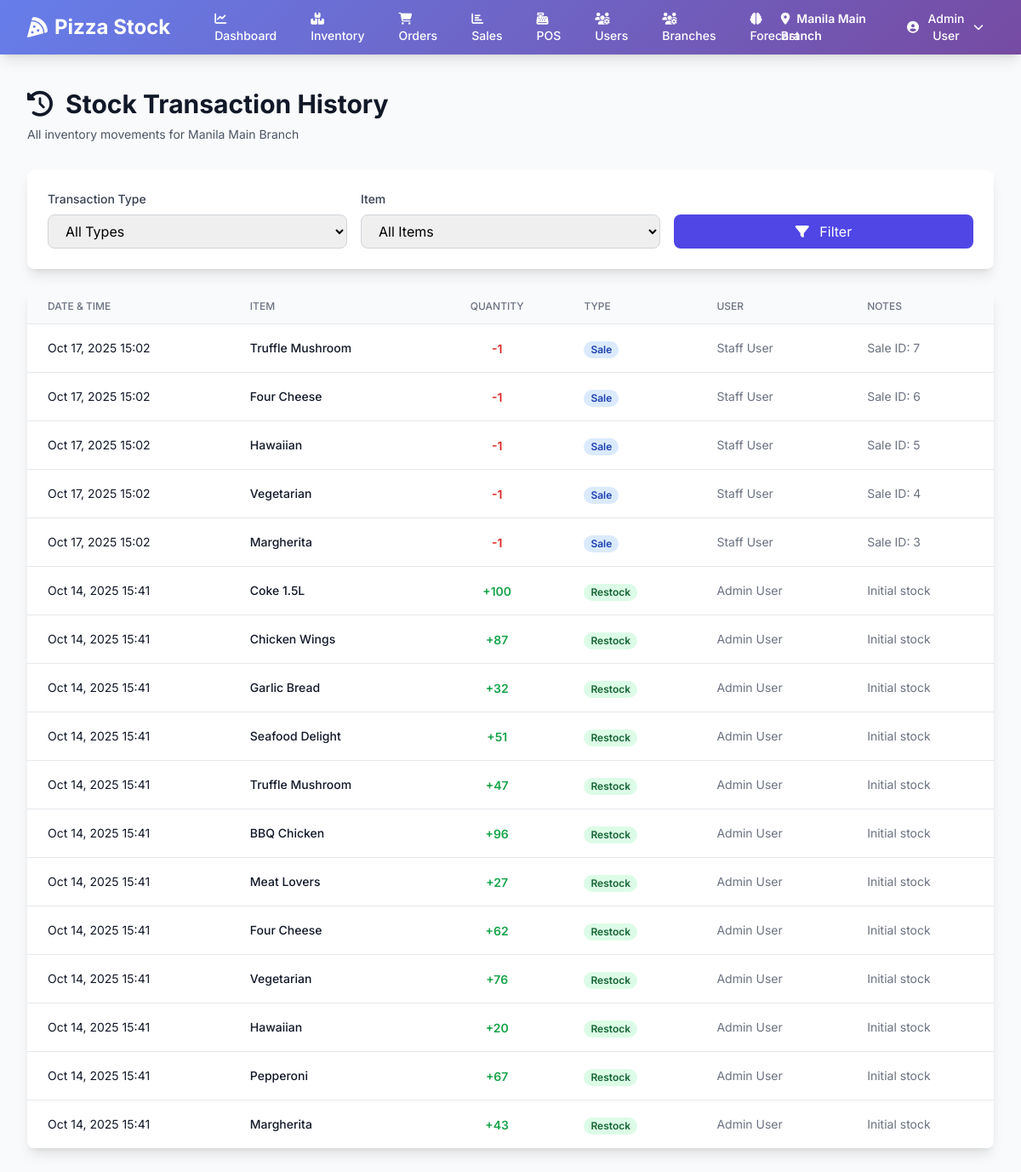
/inventory/transactions/ (signed in), run on the app's committed database.
### inventory/models.py (models this page shows, shortened)
class Branch(models.Model):
    name = models.CharField(max_length=100)
    code = models.CharField(max_length=20, unique=True)
    address = models.TextField()
    phone = models.CharField(max_length=20)
    is_active = models.BooleanField(default=True)
    qr_code = models.ImageField(upload_to='qr_codes/', blank=True, null=True)
    created_at = models.DateTimeField(auto_now_add=True)
    class Meta:
        ordering = ['name']
        verbose_name_plural = 'Branches'

class StockTransaction(models.Model):
    TRANSACTION_TYPES = [
        ('restock', 'Restock'),
        ('sale', 'Sale'),
        ('transfer', 'Transfer'),
        ('waste', 'Waste'),
        ('adjustment', 'Adjustment'),
    ]
    branch = models.ForeignKey(Branch, on_delete=models.CASCADE, related_name='transactions')
    sku = models.ForeignKey(SKU, on_delete=models.CASCADE, related_name='transactions')
    quantity = models.IntegerField()  # Can be negative for deductions
    transaction_type = models.CharField(max_length=20, choices=TRANSACTION_TYPES)
    notes = models.TextField(blank=True)
    user = models.ForeignKey('users.User', on_delete=models.SET_NULL, null=True, blank=True)
    created_at = models.DateTimeField(auto_now_add=True)
    class Meta:
        ordering = ['-created_at']

class SKU(models.Model):
    name = models.CharField(max_length=100)
    description = models.TextField(blank=True)
    category = models.ForeignKey(Category, on_delete=models.CASCADE, related_name='skus')
    price = models.DecimalField(max_digits=8, decimal_places=2, validators=[MinValueValidator(Decimal('0.01'))])
    image = models.ImageField(upload_to='sku_images/', blank=True, null=True)
    is_active = models.BooleanField(default=True)
    created_at = models.DateTimeField(auto_now_add=True)
    updated_at = models.DateTimeField(auto_now=True)
    class Meta:
        ordering = ['category', 'name']
        verbose_name = 'SKU'
        verbose_name_plural = 'SKUs'

### users/models.py (models this page shows, shortened)
class User(AbstractUser):
    ROLE_CHOICES = [
        ('admin', 'Admin'),
        ('manager', 'Manager'),
        ('staff', 'Staff'),
    ]
    role = models.CharField(max_length=20, choices=ROLE_CHOICES, default='staff')
    phone = models.CharField(max_length=20, blank=True)
    branches = models.ManyToManyField('inventory.Branch', related_name='users', blank=True)
    created_at = models.DateTimeField(auto_now_add=True)
    updated_at = models.DateTimeField(auto_now=True)
    class Meta:
        ordering = ['-date_joined']
    def get_full_name(self):
        return f"{self.first_name} {self.last_name}".strip()
    def is_admin(self):
        return self.role == 'admin' or self.is_superuser
    def is_manager(self):
        return self.role in ['admin', 'manager'] or self.is_superuser
    def can_access_branch(self, branch):
        if self.is_admin():
            return True
        return self.branches.filter(id=branch.id).exists()

### inventory/views.py (the view)
# urls.py: path("transactions/", views.transaction_history, name="transactions"),
@login_required
def transaction_history(request):
    branch = request.current_branch
    txn_type = request.GET.get('type', '')
    sku_id = request.GET.get('sku', '')
    transactions = StockTransaction.objects.filter(
        branch=branch
    ).select_related('sku', 'user')
    if txn_type:
        transactions = transactions.filter(transaction_type=txn_type)
    if sku_id:
        transactions = transactions.filter(sku_id=sku_id)
    paginator = Paginator(transactions, 30)
    page_number = request.GET.get('page')
    page_obj = paginator.get_page(page_number)
    skus = SKU.objects.filter(is_active=True).order_by('name')
    context = {
        'page_obj': page_obj,
        'skus': skus,
        'selected_type': txn_type,
        'selected_sku': sku_id,
        'transaction_types': StockTransaction.TRANSACTION_TYPES,
    }
    return render(request, 'inventory/transaction_history.html', context)

### templates/inventory/transaction_history.html (shortened to what this page needs)
{% extends 'base.html' %}
{% block content %}
<div class="max-w-7xl mx-auto px-4 sm:px-6 lg:px-8">
    <div class="mb-8">
        <h1 class="text-3xl font-bold text-gray-900">
            <i class="fas fa-history mr-2"></i>
            Stock Transaction History
        </h1>
        <p class="mt-2 text-sm text-gray-600">All inventory movements for {{ request.current_branch.name }}</p>
    </div>
    <div class="bg-white shadow-lg rounded-lg p-6 mb-6">
        <form method="GET" class="grid grid-cols-1 md:grid-cols-3 gap-4">
            <div>
                <label class="block text-sm font-medium text-gray-700 mb-2">Transaction Type</label>
                <select name="type" class="w-full px-4 py-2 border border-gray-300 rounded-lg focus:ring-2 focus:ring-indigo-500">
                    <option value="">All Types</option>
                </select>
            </div>
            <div>
                <label class="block text-sm font-medium text-gray-700 mb-2">Item</label>
                <select name="sku" class="w-full px-4 py-2 border border-gray-300 rounded-lg focus:ring-2 focus:ring-indigo-500">
                    <option value="">All Items</option>
                </select>
            </div>
            <div class="flex items-end">
                <button type="submit" class="w-full px-6 py-2 bg-indigo-600 text-white rounded-lg hover:bg-indigo-700">
                    <i class="fas fa-filter mr-2"></i> Filter
                </button>
            </div>
        </form>
    </div>
    <div class="bg-white shadow-lg rounded-lg overflow-hidden">
        <div class="overflow-x-auto">
            <table class="min-w-full divide-y divide-gray-200">
                <thead class="bg-gray-50">
                    <tr>
                        <th class="px-6 py-3 text-left text-xs font-medium text-gray-500 uppercase">Date & Time</th>
                        <th class="px-6 py-3 text-left text-xs font-medium text-gray-500 uppercase">Item</th>
                        <th class="px-6 py-3 text-center text-xs font-medium text-gray-500 uppercase">Quantity</th>
                        <th class="px-6 py-3 text-left text-xs font-medium text-gray-500 uppercase">Type</th>
                        <th class="px-6 py-3 text-left text-xs font-medium text-gray-500 uppercase">User</th>
                        <th class="px-6 py-3 text-left text-xs font-medium text-gray-500 uppercase">Notes</th>
                    </tr>
                </thead>
                <tbody class="bg-white divide-y divide-gray-200">
                    {% for txn in page_obj %}
                    <tr class="hover:bg-gray-50">
                        <td class="px-6 py-4 whitespace-nowrap text-sm text-gray-900">
                            {{ txn.created_at|date:"M d, Y H:i" }}
                        </td>
                        <td class="px-6 py-4 whitespace-nowrap text-sm font-medium text-gray-900">
                            {{ txn.sku.name }}
                        </td>
                        <td class="px-6 py-4 whitespace-nowrap text-center">
                            <span class="text-sm font-semibold {% if txn.quantity > 0 %}text-green-600{% else %}text-red-600{% endif %}">
                                {% if txn.quantity > 0 %}+{% endif %}{{ txn.quantity }}
                            </span>
                        </td>
                        <td class="px-6 py-4 whitespace-nowrap">
                            <span class="px-2 inline-flex text-xs leading-5 font-semibold rounded-full
                                {% if txn.transaction_type == 'restock' %}bg-green-100 text-green-800
                                {% elif txn.transaction_type == 'sale' %}bg-blue-100 text-blue-800
                                {% elif txn.transaction_type == 'waste' %}bg-red-100 text-red-800
                                {% elif txn.transaction_type == 'transfer' %}bg-purple-100 text-purple-800
                                {% else %}bg-gray-100 text-gray-800{% endif %}">
                                {{ txn.get_transaction_type_display }}
                            </span>
                        </td>
                        <td class="px-6 py-4 whitespace-nowrap text-sm text-gray-500">
                            {{ txn.user.get_full_name|default:txn.user.username|default:"System" }}
                        </td>
                        <td class="px-6 py-4 text-sm text-gray-500 max-w-xs truncate">
                            {{ txn.notes|default:"-" }}
                        </td>
                    </tr>
                    {% endfor %}
                </tbody>
            </table>
        </div>
    </div>
</div>
{% endblock %}

### templates/base.html (shortened to what this page needs)
<!DOCTYPE html>
<html lang="en" class="h-full bg-gray-50">
  <head>
    <script src="https://cdn.tailwindcss.com"></script>
    <link
      rel="stylesheet"
      href="https://cdnjs.cloudflare.com/ajax/libs/font-awesome/6.4.0/css/all.min.css"
    />
  </head>
  <body class="h-full">
    <div class="min-h-full">
      {% if user.is_authenticated %}
      <nav class="gradient-bg shadow-lg">
        <div class="mx-auto max-w-7xl px-4 sm:px-6 lg:px-8">
          <div class="flex h-16 justify-between items-center">
            <div class="flex items-center">
              <div class="flex-shrink-0">
                <h1 class="text-2xl font-bold text-white flex items-center">
                  <i class="fas fa-pizza-slice mr-2"></i>
                  Pizza Stock
                </h1>
              </div>
              <div class="hidden md:block ml-10">
                <div class="flex space-x-4">
                  <a
                    href="{% url 'reports:dashboard' %}"
                    class="text-white hover:bg-white hover:bg-opacity-20 px-3 py-2 rounded-md text-sm font-medium transition"
                  >
                    <i class="fas fa-chart-line mr-1"></i> Dashboard
                  </a>
                  <a
                    href="{% url 'inventory:dashboard' %}"
                    class="text-white hover:bg-white hover:bg-opacity-20 px-3 py-2 rounded-md text-sm font-medium transition"
                  >
                    <i class="fas fa-boxes mr-1"></i> Inventory
                  </a>
                  <a
                    href="{% url 'orders:dashboard' %}"
                    class="text-white hover:bg-white hover:bg-opacity-20 px-3 py-2 rounded-md text-sm font-medium transition"
                  >
                    <i class="fas fa-shopping-cart mr-1"></i> Orders
                  </a>
                  <a
                    href="{% url 'sales:dashboard' %}"
                    class="text-white hover:bg-white hover:bg-opacity-20 px-3 py-2 rounded-md text-sm font-medium transition"
                  >
                    <i class="fas fa-chart-bar mr-1"></i> Sales
                  </a>
                  <a
                    href="{% url 'sales:pos_dashboard' %}"
                    class="text-white hover:bg-white hover:bg-opacity-20 px-3 py-2 rounded-md text-sm font-medium transition"
                  >
                    <i class="fas fa-cash-register mr-1"></i> POS
                  </a>
                  {% if user.is_admin %}
                  <a
                    href="{% url 'users:user_list' %}"
                    class="text-white hover:bg-white hover:bg-opacity-20 px-3 py-2 rounded-md text-sm font-medium transition"
                  >
                    <i class="fas fa-users-cog mr-1"></i> Users
                  </a>
                  <a
                    href="{% url 'branches:list' %}"
                    class="text-white hover:bg-white hover:bg-opacity-20 px-3 py-2 rounded-md text-sm font-medium transition"
                  >
                    <i class="fas fa-users-cog mr-1"></i> Branches
                  </a>
                  {% endif %} {% if user.is_manager %}
                  <a
                    href="{% url 'forecast:dashboard' %}"
                    class="text-white hover:bg-white hover:bg-opacity-20 px-3 py-2 rounded-md text-sm font-medium transition"
                  >
                    <i class="fas fa-brain mr-1"></i> Forecast
                  </a>
                  {% endif %}
                </div>
              </div>
            </div>
            <div class="flex items-center space-x-4">
              {% if request.current_branch %}
              <div class="text-white text-sm">
                <i class="fas fa-map-marker-alt mr-1"></i>
                <span class="font-semibold"
                  >{{ request.current_branch.name }}</span
                >
              </div>
              {% endif %}
              <div class="relative">
                <button
                  onclick="toggleDropdown()"
                  class="flex items-center text-white hover:bg-white hover:bg-opacity-20 px-3 py-2 rounded-md text-sm font-medium transition"
                >
                  <i class="fas fa-user-circle mr-2"></i>
                  {{ user.get_full_name|default:user.username }}
                  <i class="fas fa-chevron-down ml-2 text-xs"></i>
                </button>
              </div>
            </div>
          </div>
        </div>
      </nav>
      {% endif %}
      <main class="py-10">{% block content %}{% endblock %}</main>
    </div>
  </body>
</html>

### templates/base.html (style rules this page uses)
body { font-family: "Inter", sans-serif; }
.gradient-bg { background: linear-gradient(135deg, #667eea 0%, #764ba2 100%); }

### data on the page
Branch: current_branch.name "Manila Main Branch"
User: get_full_name "Admin User"
StockTransaction: created_at "Oct 17, 2025 15:02", sku.name "Truffle Mushroom", quantity "-1", transaction_type "Sale", user.get_full_name "Staff User", notes "Sale ID: 7"
StockTransaction: created_at "Oct 17, 2025 15:02", sku.name "Four Cheese", quantity "-1", transaction_type "Sale", user.get_full_name "Staff User", notes "Sale ID: 6"
StockTransaction: created_at "Oct 17, 2025 15:02", sku.name "Hawaiian", quantity "-1", transaction_type "Sale", user.get_full_name "Staff User", notes "Sale ID: 5"
StockTransaction: created_at "Oct 17, 2025 15:02", sku.name "Vegetarian", quantity "-1", transaction_type "Sale", user.get_full_name "Staff User", notes "Sale ID: 4"
StockTransaction: created_at "Oct 17, 2025 15:02", sku.name "Margherita", quantity "-1", transaction_type "Sale", user.get_full_name "Staff User", notes "Sale ID: 3"
StockTransaction: created_at "Oct 14, 2025 15:41", sku.name "Coke 1.5L", quantity "100", transaction_type "Restock", user.get_full_name "Admin User", notes "Initial stock"
StockTransaction: created_at "Oct 14, 2025 15:41", sku.name "Chicken Wings", quantity "87", transaction_type "Restock", user.get_full_name "Admin User", notes "Initial stock"
StockTransaction: created_at "Oct 14, 2025 15:41", sku.name "Garlic Bread", quantity "32", transaction_type "Restock", user.get_full_name "Admin User", notes "Initial stock"
StockTransaction: created_at "Oct 14, 2025 15:41", sku.name "Seafood Delight", quantity "51", transaction_type "Restock", user.get_full_name "Admin User", notes "Initial stock"
StockTransaction: created_at "Oct 14, 2025 15:41", sku.name "Truffle Mushroom", quantity "47", transaction_type "Restock", user.get_full_name "Admin User", notes "Initial stock"
StockTransaction: created_at "Oct 14, 2025 15:41", sku.name "BBQ Chicken", quantity "96", transaction_type "Restock", user.get_full_name "Admin User", notes "Initial stock"
StockTransaction: created_at "Oct 14, 2025 15:41", sku.name "Meat Lovers", quantity "27", transaction_type "Restock", user.get_full_name "Admin User", notes "Initial stock"
StockTransaction: created_at "Oct 14, 2025 15:41", sku.name "Four Cheese", quantity "62", transaction_type "Restock", user.get_full_name "Admin User", notes "Initial stock"
StockTransaction: created_at "Oct 14, 2025 15:41", sku.name "Vegetarian", quantity "76", transaction_type "Restock", user.get_full_name "Admin User", notes "Initial stock"
StockTransaction: created_at "Oct 14, 2025 15:41", sku.name "Hawaiian", quantity "20", transaction_type "Restock", user.get_full_name "Admin User", notes "Initial stock"
StockTransaction: created_at "Oct 14, 2025 15:41", sku.name "Pepperoni", quantity "67", transaction_type "Restock", user.get_full_name "Admin User", notes "Initial stock"
StockTransaction: created_at "Oct 14, 2025 15:41", sku.name "Margherita", quantity "43", transaction_type "Restock", user.get_full_name "Admin User", notes "Initial stock"
